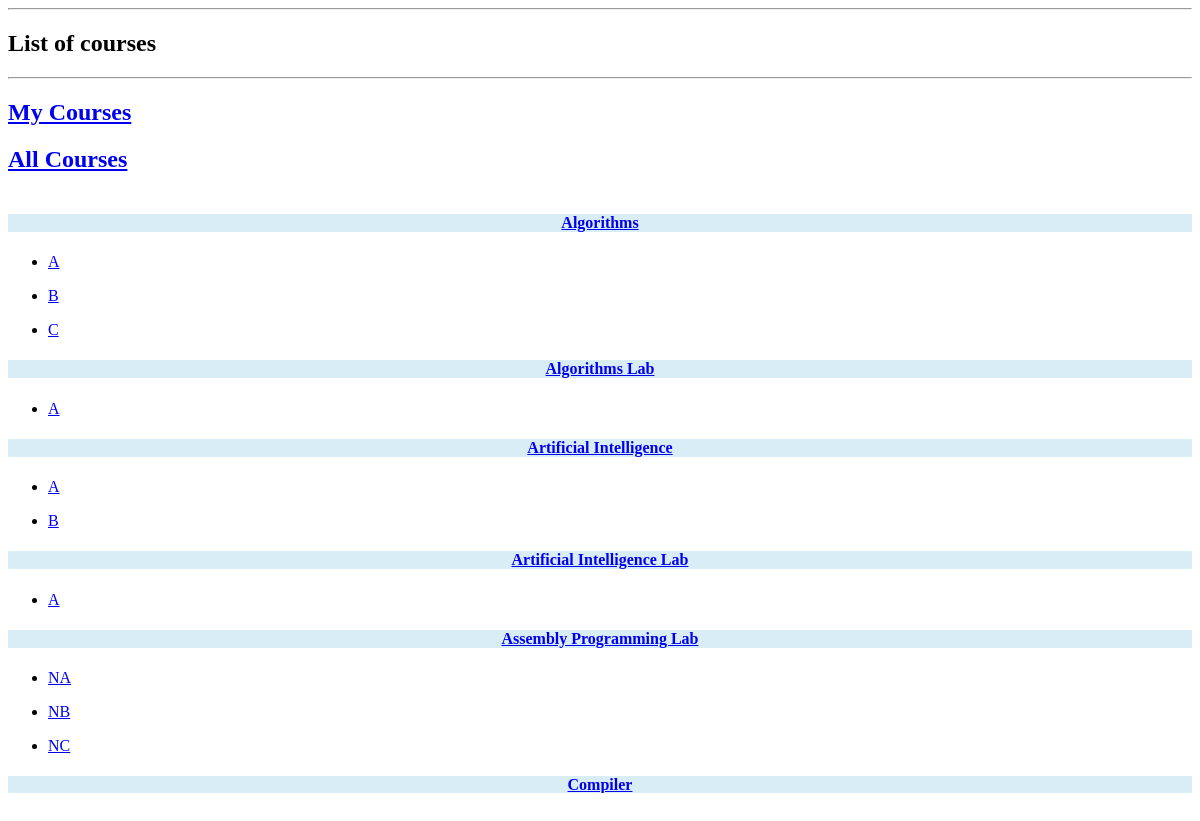
Page /courseList.php on the committed database.
### tables this page shows
CREATE TABLE `course` (
  `code` varchar(8) NOT NULL,
  `name` varchar(55) NOT NULL
);

### models/CourseModel.php (called while the page is built, shortened)
<?php
require_once 'entities/CourseEntity.php';
class CourseModel {
    function getCourseList(){
        include 'Credentials.php';
        $con = mysqli_connect($host, $user, $passwd, $database) or die(mysqli_connect_error());
        $query = 'SELECT * FROM course ORDER BY name';
        $result = mysqli_query($con, $query) or die(mysqli_error($con));
        $courseArray = array();
        while ($row = mysqli_fetch_assoc($result)) {
            $course = new CourseEntity($row['code'], $row['name']);
            array_push($courseArray, $course);
        }
        return $courseArray;
    }
}

### entities/CourseEntity.php (called while the page is built, shortened)
<?php
class CourseEntity {
    function __construct($code, $name) {
        $this->code = $code;
        $this->name = $name;
    }
}

### models/SectionModel.php (called while the page is built, shortened)
<?php
require_once 'entities/CourseEntity.php';
class SectionModel {
    function getSectionBycode($code) {
        include 'Credentials.php';
        $con = mysqli_connect($host, $user, $passwd, $database) or die(mysqli_connect_error());
        $query = "SELECT sec FROM section WHERE course_code='$code'";
        $result = mysqli_query($con, $query) or die(mysqli_error($con));
        $sections = array();
        while ($row = mysqli_fetch_assoc($result)) {
            array_push($sections, $row['sec']);
        }
        return $sections;
    }
}

### courseList.php (the view, shortened to what this page needs)
<?php
require_once 'models/CourseModel.php';
require_once 'models/SectionModel.php';
$courseModel = new CourseModel();
$sectionModel = new SectionModel();
$courseArray = $courseModel->getCourseList();
?>
<!DOCTYPE html>
<html lang="en">
    <head>
    </head>
    <body>
        <div class="container">
            <div class="row">
                <div class="box" style="min-height: 800px;">
                    <div class="col-lg-12">
                        <hr>
                        <h2 class="intro-text text-center">
                            <strong>List of courses</strong>
                        </h2>
                        <hr>
                    </div>
                    <div class="col-md-4">
                        <h2 class="intro-text text-center"><a href="#">My Courses</a><br/></h2>
                        <h2 class="intro-text text-center"><a href="#">All Courses</a><br/></h2>
                    </div>
                    <div  class="col-md-4 col-md-offset-2" style="height:600px; overflow-y: auto;">
                        <div class="panel-group" id="accordion">
                            <?php foreach ($courseArray as $key => $value) { ?>
                                <div class="panel panel-info" >
                                    <div class="panel-heading" >
                                        <h4 class="panel-title" >
                                            <a data-toggle="collapse" data-parent="#accordion" href="#collapse<?= $value->code; ?>"><?= $value->name; ?></a>
                                        </h4>
                                    </div>
                                    <div id="collapse<?= $value->code; ?>" class="panel-collapse collapse">
                                        <div class="panel-body">
                                            <?php
                                            $secttionArray = $sectionModel->getSectionBycode($value->code);
                                            foreach ($secttionArray as $key => $sec) {
                                                ?>
                                                <ul id="<?= $value->code; ?>-sections" class="list-group">
                                                    <li class="list-group-item"><a href="index.php?mode=course&course=<?= $value->code; ?>&section=<?= $sec; ?>"><?= $sec; ?></a></li>
                                                </ul>
                                            <?php } ?>
                                        </div>
                                    </div>
                                </div>
                            <?php } ?>
                        </div>
                    </div>
                </div>
            </div>
        </div>
    </body>
</html>

### courseList.php (style rules this page uses)
.panel-info > .panel-heading { color: #333; background-color: #d9edf7; border-color: #edf7d9; text-align: center; }
.panel-group .panel { margin-bottom: 0; border-radius: 0px; }

### rows in the picture
course: name "Algorithms", sec "A", sec "B", sec "C"
course: name "Algorithms Lab", sec "A"
course: name "Artificial Intelligence", sec "A", sec "B"
course: name "Artificial Intelligence Lab", sec "A"
course: name "Assembly Programming Lab", sec "NA", sec "NB", sec "NC"
course: name "Compiler"
